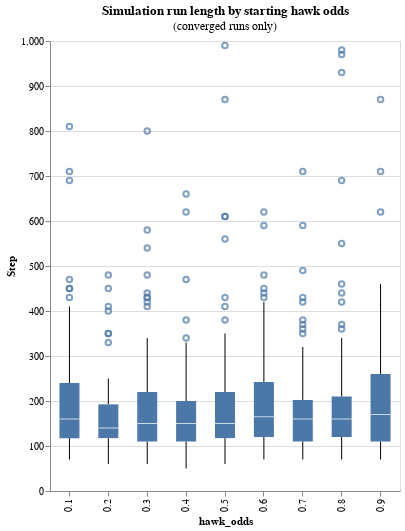

Notebook source saved alongside this figure:
### Markdown cell above
### what about the distribution of run length by starting hawk odds?

### Code cell
alt.Chart(converged_df).mark_boxplot(size=20).encode(
    x='hawk_odds:N',
    y='Step',
).properties(
    title=alt.TitleParams(
        "Simulation run length by starting hawk odds",
        subtitle="(converged runs only)"),
    width=350, height=450)

### Figure 1 — Vega-Lite specification as saved in the notebook (floating-point values rounded to 4 significant figures; data arrays with more than 128 entries replaced by an {"elided": "..."} marker saying what was removed)
{"config": {"view": {"continuousWidth": 300, "continuousHeight": 300}}, "data": {"name": "data-cf86730cb9be52bab873e925603514de"}, "mark": {"type": "boxplot", "size": 20}, "encoding": {"x": {"field": "hawk_odds", "type": "nominal"}, "y": {"field": "Step", "type": "quantitative"}}, "height": 450, "title": {"text": "Simulation run length by starting hawk odds", "subtitle": "(converged runs only)"}, "width": 350, "$schema": "https://vega.github.io/schema/vega-lite/v5.20.1.json", "datasets": {"data-cf86730cb9be52bab873e925603514de": {"elided": "818 records"}}}
